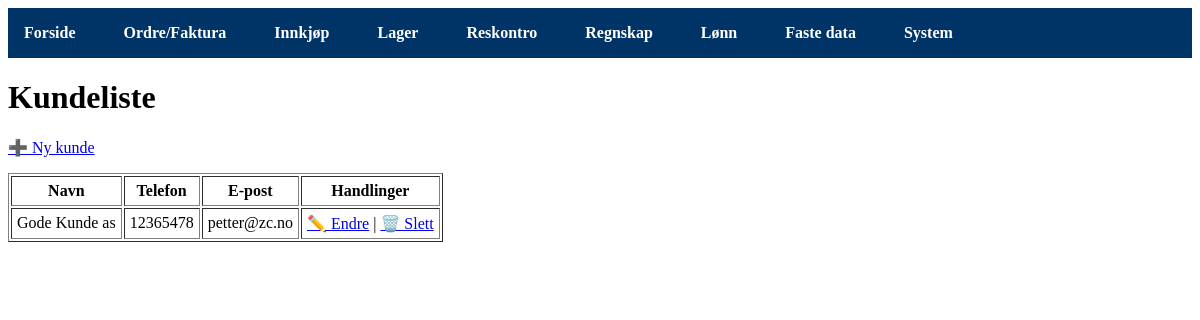
The app's page /kunder/ with its own data.
### kunder/models.py (models this page shows, shortened)
class Kunde(models.Model):
    navn = models.CharField(max_length=200)
    adresse = models.CharField(max_length=255, blank=True)
    telefon = models.CharField(max_length=20, blank=True)
    epost = models.EmailField(blank=True)
    organisasjonsnummer = models.CharField(max_length=20, blank=True)
    aktiv = models.BooleanField(default=True)

### kunder/views.py (the view)
# urls.py: path('', views.kunde_liste, name='kunde_liste'),
def kunde_liste(request):
    kunder = Kunde.objects.all().order_by("navn")
    return render(request, "kunder/kunde_liste.html", {"kunder": kunder})

### core/templatetags/nav_active.py (called while the page is built)
@register.simple_tag(takes_context=True)
def active(context, *namespaces):
    request = context.get('request')
    match = getattr(request, 'resolver_match', None)
    ns = (match.namespace or '') if match else ''
    return 'active' if any(ns.startswith(n) for n in namespaces) else ''

### templates/kunder/kunde_liste.html (shortened to what this page needs)
{% extends "base.html" %}
{% block content %}
<h1>Kundeliste</h1>
<p><a href="{% url 'kunder:kunde_ny' %}">➕ Ny kunde</a></p>
<table border="1" cellpadding="5">
  <tr>
    <th>Navn</th>
    <th>Telefon</th>
    <th>E-post</th>
    <th>Handlinger</th>
  </tr>
  {% for kunde in kunder %}
  <tr>
    <td>{{ kunde.navn }}</td>
    <td>{{ kunde.telefon }}</td>
    <td>{{ kunde.epost }}</td>
    <td>
      <a href="{% url 'kunder:kunde_endre' kunde.id %}">✏️ Endre</a> |
      <a href="{% url 'kunder:kunde_slette' kunde.id %}">🗑️ Slett</a>
    </td>
  </tr>
  {% empty %}
  <tr>
    <td colspan="4">Ingen kunder registrert.</td>
  </tr>
  {% endfor %}
</table>
{% endblock %}

### static/css/watermark.css (style rules this page uses)
body.with-watermark::before { content: ""; position: fixed; top: 50%; left: 50%; width: 400px; height: 400px; background: url("/static/bas12-logo1.svg") no-repeat center center; background-size: contain; opacity: 0.15; transform: translate(-50%, -50%); pointer-events: none; z-index: -1; filter: drop-shadow(0 0 10px rgba(0, 80, 200, 0.6)) hue-rotate(190deg) saturate(150%); }

### static/css/nav.css (style rules this page uses)
main, main * { position: relative; z-index: 0; }

### records on screen
Kunde: navn "Gode Kunde as", telefon "12365478", epost "petter@zc.no"
